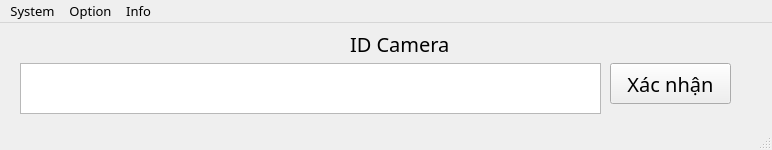
<?xml version="1.0" encoding="UTF-8"?>
<ui version="4.0">
 <class>MainWindow</class>
 <widget class="QMainWindow" name="MainWindow">
  <property name="geometry">
   <rect>
    <x>0</x>
    <y>0</y>
    <width>772</width>
    <height>150</height>
   </rect>
  </property>
  <property name="minimumSize">
   <size>
    <width>600</width>
    <height>150</height>
   </size>
  </property>
  <property name="maximumSize">
   <size>
    <width>772</width>
    <height>150</height>
   </size>
  </property>
  <property name="font">
   <font>
    <pointsize>8</pointsize>
   </font>
  </property>
  <property name="windowTitle">
   <string>MainWindow</string>
  </property>
  <widget class="QWidget" name="centralwidget">
   <widget class="QLabel" name="label">
    <property name="geometry">
     <rect>
      <x>350</x>
      <y>0</y>
      <width>131</width>
      <height>41</height>
     </rect>
    </property>
    <property name="font">
     <font>
      <family>MV Boli</family>
      <pointsize>15</pointsize>
     </font>
    </property>
    <property name="text">
     <string>ID Camera</string>
    </property>
   </widget>
   <widget class="QPlainTextEdit" name="ID_Camera">
    <property name="geometry">
     <rect>
      <x>20</x>
      <y>40</y>
      <width>581</width>
      <height>51</height>
     </rect>
    </property>
    <property name="font">
     <font>
      <family>MV Boli</family>
      <pointsize>15</pointsize>
      <weight>75</weight>
      <bold>true</bold>
     </font>
    </property>
    <property name="styleSheet">
     <string notr="true">text-align: center;</string>
    </property>
   </widget>
   <widget class="QPushButton" name="btn_Change_ID">
    <property name="geometry">
     <rect>
      <x>610</x>
      <y>40</y>
      <width>121</width>
      <height>41</height>
     </rect>
    </property>
    <property name="font">
     <font>
      <family>MV Boli</family>
      <pointsize>15</pointsize>
     </font>
    </property>
    <property name="text">
     <string>Xác nhận</string>
    </property>
   </widget>
  </widget>
  <widget class="QMenuBar" name="menubar">
   <property name="geometry">
    <rect>
     <x>0</x>
     <y>0</y>
     <width>772</width>
     <height>28</height>
    </rect>
   </property>
   <property name="font">
    <font>
     <family>MV Boli</family>
     <pointsize>10</pointsize>
    </font>
   </property>
   <widget class="QMenu" name="menuSystem">
    <property name="font">
     <font>
      <family>MV Boli</family>
      <pointsize>10</pointsize>
     </font>
    </property>
    <property name="title">
     <string>System</string>
    </property>
    <addaction name="separator"/>
    <addaction name="actionCamera"/>
    <addaction name="separator"/>
    <addaction name="actionImage"/>
   </widget>
   <widget class="QMenu" name="menuOption">
    <property name="title">
     <string>Option</string>
    </property>
    <addaction name="actionChange_Camera"/>
   </widget>
   <widget class="QMenu" name="menuInfo">
    <property name="title">
     <string>Info</string>
    </property>
    <addaction name="actionAuthor"/>
   </widget>
   <addaction name="menuSystem"/>
   <addaction name="menuOption"/>
   <addaction name="menuInfo"/>
  </widget>
  <widget class="QStatusBar" name="statusbar"/>
  <action name="actionCamera">
   <property name="text">
    <string>Camera</string>
   </property>
   <property name="font">
    <font>
     <family>MV Boli</family>
     <pointsize>10</pointsize>
    </font>
   </property>
   <property name="shortcut">
    <string>Ctrl+C</string>
   </property>
   <property name="shortcutContext">
    <enum>Qt::WindowShortcut</enum>
   </property>
  </action>
  <action name="actionImage">
   <property name="text">
    <string>Image</string>
   </property>
   <property name="font">
    <font>
     <family>MV Boli</family>
     <pointsize>10</pointsize>
    </font>
   </property>
   <property name="shortcut">
    <string>Ctrl+I</string>
   </property>
  </action>
  <action name="actionChange_Camera">
   <property name="text">
    <string>Change Camera</string>
   </property>
   <property name="font">
    <font>
     <family>MV Boli</family>
     <pointsize>10</pointsize>
    </font>
   </property>
   <property name="shortcut">
    <string>Ctrl+O</string>
   </property>
  </action>
  <action name="actionAuthor">
   <property name="text">
    <string>Author</string>
   </property>
   <property name="font">
    <font>
     <family>MV Boli</family>
     <pointsize>10</pointsize>
    </font>
   </property>
   <property name="shortcut">
    <string>Ctrl+I</string>
   </property>
  </action>
 </widget>
 <resources>
  <include location="../../Image_Gui/Predict_Age.qrc"/>
 </resources>
 <connections/>
</ui>
